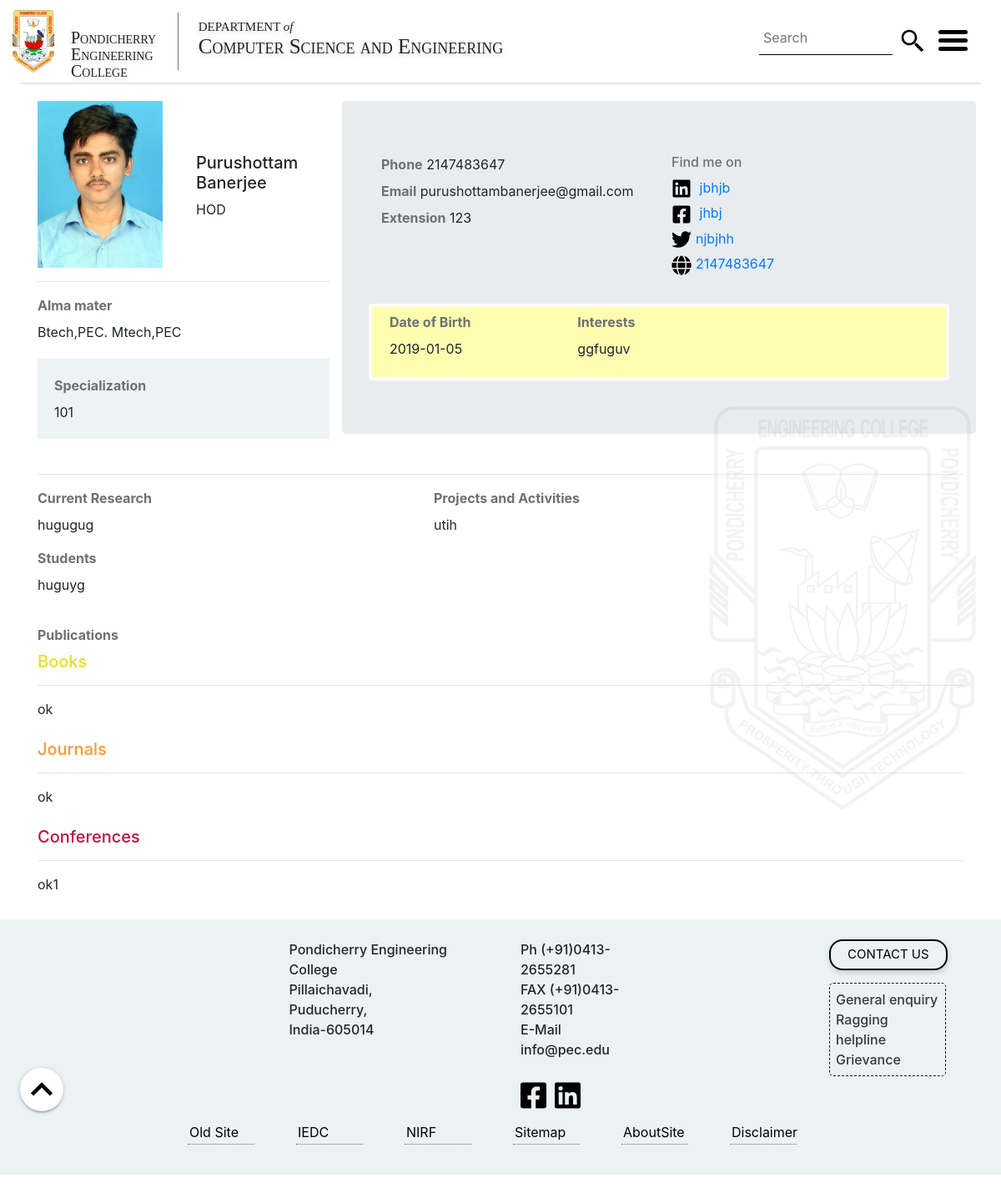
The app's page /cse/facultypage.php?email=purushottambanerjee@gmail.com with its own data.
### tables this page shows
CREATE TABLE `uploading` (
  `id` int(11) NOT NULL,
  `file_name` varchar(100) NOT NULL
);

CREATE TABLE `basic_faculty_info` (
  `id` int(11) NOT NULL,
  `name` varchar(100) NOT NULL,
  `post_tier` varchar(100) NOT NULL,
  `contact_official_email` varchar(50) NOT NULL,
  `extension` int(11) NOT NULL,
  `portfolio` varchar(50) NOT NULL,
  `qualification` varchar(4000) NOT NULL,
  `specialization` varchar(2000) NOT NULL,
  `department` varchar(50) NOT NULL,
  `phno` int(20) NOT NULL,
  `dob` date NOT NULL
);

CREATE TABLE `academic` (
  `f_id` int(11) NOT NULL,
  `alma` varchar(1000) NOT NULL,
  `interest` varchar(1000) NOT NULL,
  `research` varchar(1100) NOT NULL,
  `student` varchar(1100) NOT NULL,
  `projects` varchar(1100) NOT NULL
);

CREATE TABLE `social_links` (
  `f_id` int(11) NOT NULL,
  `website` varchar(500) NOT NULL,
  `linkedin` varchar(100) NOT NULL,
  `facebook` varchar(100) NOT NULL,
  `twitter` varchar(100) NOT NULL
);

CREATE TABLE `publication` (
  `f_id` int(11) NOT NULL,
  `books` varchar(2000) NOT NULL,
  `journals` varchar(2000) NOT NULL,
  `conference` varchar(2000) NOT NULL
);

### cse/facultypage.php (the view, shortened to what this page needs)
<!DOCTYPE html>
<html lang="en">
<head>
    <link rel="stylesheet" type="text/css" href="../css/new-material.css" class="styleload" media="all" disabled>
    <link rel="stylesheet" type="text/css" href="../css/bootstrap4.css" class="styleload" media="all" disabled>
    <link rel="stylesheet" type="text/css" href="../css/header.css" class="styleload" media="all" diabled>
    <link rel="stylesheet" type="text/css" href="../css/footer.css" class="styleload" media="all" disabed>
    <link rel="stylesheet" type="text/css" href="../css/menu.css" class="styleload" media="all" disabled>
</head>
<body>
    <floatbtn class="fixed-action-btn">
        <a class="btn-floating btn-large" style="background-color: #ffffff">
            <img src="../img/forward.svg" id="iconbtn" alt="nav">
        </a>
    </floatbtn>
    <header>
        <div class="container-dim container-fluid">
            <div class="row" id="row-top-margin">
                <a href="http://pec.edu" class="logo-container">
                    <img class="logo" src="../img/logo.png" alt="logo_image" width="100">
                </a>
                <div class="college_name">
                    <h4 class="college-name-text">Pondicherry</h4><br>
                    <h4 class="college-name-text">Engineering</h4><br>
                    <h4 class="college-name-text">College</h4>
                </div>
                <div class="dept-name" id="dept-name">
                    <h4 class="dept-of">DEPARTMENT <i>of</i></h4>
                    <h4 class="dept-name-text">Computer Science and Engineering</h4>
                </div>
                <div class="search-box" style="position: absolute;top:0px;right: 80px;padding-top: 0px;">
                    <form>
                        <input class="search-bar" id="focusChk" type="text" placeholder="Search" style="top: 50px;">
                        <img src="../img/search.svg" style="margin:33px 10px;" alt="search">
                    </form>
                </div>
                <a data-toggle="collapse" href="#collapseMenu" alt="menu">
                    <div class="container menu-icon" id="overlay" onclick="change()">
                        <div class="bar1"></div>
                        <div class="bar2"></div>
                        <div class="bar3"></div>
                    </div>
                </a>
            </div>
        </div>
        <hr style="margin: 0 2%;border-width: 2px;box-shadow: 0 3 6 #0003">
    </header>
    <main>
        <?php
require_once('./db_con.php');
$email=$_GET['email'];
$query="SELECT * FROM login where email='".$email."'";
$result=mysqli_query($db_con,$query);
if($result)
{
    $arr=mysqli_fetch_assoc($result);
    $name=$arr['username'];
    $email=$arr['email'];
   $id=$arr['id'];
$query="SELECT * FROM basic_faculty_info where id=".$id;
$result=mysqli_query($db_con,$query);
if($result)
{
       $arr=mysqli_fetch_assoc($result);
       $post_tier=$arr['post_tier'];
       $specilization=$arr['specialization'];
       $contact=$arr['phno'];
       $dob=$arr['dob'];
      $query="SELECT * FROM  academic where f_id=".$id;
       $result=mysqli_query($db_con,$query);
       $arr=mysqli_fetch_assoc($result);
       $alma=$arr['alma'];
       $interest=$arr['interest'];
       $research=$arr['research'];
       $student=$arr['student'];
       $project=$arr['projects'];
       $query="SELECT * FROM  social_links where f_id=".$id;
       $result=mysqli_query($db_con,$query);
       $arr=mysqli_fetch_assoc($result);
       $facebook=$arr['facebook'];
       $twitter=$arr['twitter'];
       $linkedin=$arr['linkedin'];
       $query="SELECT * FROM  publication where f_id=".$id;
       $result=mysqli_query($db_con,$query);
       $arr=mysqli_fetch_assoc($result);
       $books=$arr['books'];
       $conferences=$arr['conference'];
       $journals=$arr['journals'];
       $query="SELECT * FROM login where id=".$id;
       $result=mysqli_query($db_con,$query);
       $arr=mysqli_fetch_assoc($result);
       $name=$arr['username'];
       $email=$arr['email'];
       $query="SELECT * FROM uploading where id=".$id;
       $result=mysqli_query($db_con,$query);
       $arr=mysqli_fetch_assoc($result);
       $file_path=$arr['file_name'];
}
else {
    echo "error1";
}
   }
   else {
       echo "error2";
   }
?>
        <div class="container root-container" >
        <div class="row " style="margin-top:20px">
            <div class="col-sm-5 col-lg-4">
                <div class="row" style="min-width:120px;">
                    <div class="col-md-6 ">
                        <div class="thumbnail">
                            <div class=""><?php  echo "<img src='../cms/profilepic/". $file_path ."' style='resize: both; width:150px; height:200px; margin-right:5px' alt='error'>";?></div>
                        </div>
                    </div>
                    <div class="col-md-6 " style="margin-top:20px;display: flex; align-items: center;">
                        <div class="caption">
                            <h4 style="font-size: 20px;"><?php echo $name?></h4>
                            <p><?php echo $post_tier?></p>
                        </div>
                    </div>
                </div>
                <hr>
                <div class="row">
                    <div class="col">
                        <label class="label"> Alma mater </label><br>
                        <?php echo $alma?>
                    </div>
                </div>
                <div class="row_specialization" style="margin-top: 20px; margin-bottom: 20px">
                    <label class="label"> Specialization </label><br>
                    <?php echo $specilization?>
                </div>
            </div>
            <div class="col-sm-7 col-lg-8 testBorder1 jumbotron">
                <div class="container">
                    <div class="row ">
                        <div class="col-sm-6">
                             <label class="label"> Phone </label>  <?php echo $contact?> <br>
                             <label class="label"> Email </label>  <?php echo $email?><br>
                            <label class="label"> Extension </label>  123 <br>
                        </div>
                        <div class="col-sm-6" style="min-width: 240px;">
                            <h6 style="color: #707070;">Find me on</h6>
                            <ul style="margin: 5px 0px 5px 0px;">
                                <li><a href="<?php echo $linkedin?>"><img src="../img/linkedin-brands.svg" alt="linkedin-brands" height="24" width="24" style="margin-right: 5px"> <?php echo $linkedin?></a><br></li>
                                <li><a href="<?php echo $twitter?>"><img src="../img/facebook-square-brands.svg" alt="facebook-square-brands" height="24" width="24" style="margin-right: 5px"> <?php echo $twitter?></a><br></li>
                                <li><a href="<?php echo $facebook?>"><img src="../img/twitter-brands.svg" alt="twitter-brands" height="24" width="24" style="margin-right: 5px"><?php echo $facebook?> </a><br></li>
                                <li><a href="<?php echo $contact?>"><img src="../img/globe-solid.svg" alt="globe-solid" height="24" width="24" style="margin-right: 5px"><?php echo $contact?></a><br></li>
                            </ul>
                        </div>
                    </div>
                    <br>
                    <div class="row row_dob">
                            <div class="col-sm-4">
                                <p>
                                    <label class="label"> Date of Birth </label><br>
                                     <?php echo$dob?>
                                </p>
                            </div>
                            <div class="col-sm-8">
                                <p> <label class="label"> Interests</label><br>
                                <?php echo $interest?></p>
                            </div>
                    </div>
                </div>
            </div>
        </div>
        <hr>
        <div class="row">
            <div class="col-md-5 col-sm-4" >
                <div>
                    <p>
                        <label class="label"> Current Research</label><br>
                           <?php echo $research?>
                    </p>
                </div>
                <div>
                    <p>
                        <label class="label"> Students </label><br>
                            <?php echo $student?>
                        </p>
                </div>
            </div>
            <div class="col-md-7 col-sm-8" style="overflow:auto;">
                <div>
                    <label class="label"> Projects and Activities </label>
                    <br>
                    <?php echo$project?>
                    </div>
            </div>
        </div>
        <div class="row">
            <div class="container" style="margin: 20px 0px 30px 0px">
                <label class="label"> Publications </label>
                <article>
                    <h3 style="color: #ebdd22;">Books</h3>
                    <hr>
                    <?php echo $books?><br>
                </article>
                <br>
                <article>
                    <h3 style="color: #fa983a;">Journals</h3>
                    <hr>
                    <?php echo $journals?><br>
                </article>
                <br>
                <article>
                    <h3 style="color: #b71540;">Conferences</h3>
                    <hr>
                    <?php echo $conferences?><br>
                </article>
            </div>
        </div>
    </div>
    </main>
    <footer>
        <div class="foot">
            <div class="footer">
                <div class="container-fluid">
                    <div class="row row-footer-1">
                        <div class="col-sm-7 col-md-4 col-lg-3 col-xl-3 col-footer-1">
                            <div class="google-maps">
                                <iframe title="Google Map" src="https://maps.google.com/maps?q=pondicherry%20engineering%20college&t=&z=13&ie=UTF8&iwloc=&output=embed" width="400" height="280" frameborder="0" style="border:0"></iframe>
                            </div>
                        </div>
                        <div class="col-sm-5 col-md-3 col-lg-3 col-xl-3 col-footer-1">
                            <p class="pp">Pondicherry Engineering College </p>
                            <p class="pp">Pillaichavadi,</p>
                            <p class="pp">Puducherry,</p>
                            <p class="pp">India-605014</p>
                        </div>
                        <div class="col-sm-6 col-md-3 col-lg-3 col-xl-2 col-footer-1">
                            <p class="pp">Ph (+91)0413-2655281</p>
                            <p class="pp">FAX (+91)0413-2655101 </p>
                            <p class="pp">E-Mail info@pec.edu</p>
                            <div class="social_icon">
                                <a href="https://www.facebook.com/PEC.Pondicherry" target="_blank" rel="noreferrer">
                                    <img src="../img/facebook-square-brands.svg" href=" " class="icons" height="36" width="36" alt="Facebook"></a>
                                <a href="https://www.linkedin.com/school/pondicherry-engineering-college/" target="_blank" rel="noreferrer">
                                    <img src="../img/linkedin-brands.svg" class="icons" height="36" width="36" alt="LinkedIn"></a>
                            </div>
                        </div>
                        <div class="col-md-3 hidden-sm-md col-lg-1 col-xl-2 col-footer-1"></div>
                        <div class="col-sm-6 col-md-2 col-lg-2 col-xl-2 col-footer-1 padding_remove">
                            <button class="contact" onclick="window.location.href='../contact-us/'">CONTACT&nbsp;US</button>
                            <div class="dotted_bordered">
                                <p class="pp">General enquiry</p>
                                <p class="pp">Ragging helpline</p>
                                <p class="pp">Grievance</p>
                            </div>
                        </div>
                    </div>
                    <div class="footer-2">
                        <div class="container-fluid tb1">
                            <div class="nested-footer-2 tb2">
                                <div class="row row-footer-2">
                                    <div class="col-4 col-sm-4 col-md-2 text-center col-footer-2">
                                        <a href="http://pec.edu" target="blank">
                                            <p class="link-footer-2">Old&nbsp;Site</p>
                                        </a>
                                    </div>
                                    <div class="col-4 col-sm-4 col-md-2 text-center col-footer-2">
                                        <a href="http://cms.pec.edu/test/cells/iedc">
                                            <p class="link-footer-2">IEDC</p>
                                        </a>
                                    </div>
                                    <div class="col-4 col-sm-4 col-md-2 text-center col-footer-2">
                                        <a href="https://www.nirfindia.org/2019/EngineeringRanking.html">
                                            <p class="link-footer-2">NIRF</p>
                                        </a>
                                    </div>
                                    <div class="col-4 col-sm-4 col-md-2 text-center col-footer-2">
                                        <a href="http://cms.pec.edu/test/sitemap">
                                            <p class="link-footer-2">Sitemap</p>
                                        </a>
                                    </div>
                                    <div class="col-4 col-sm-4 col-md-2 text-center col-footer-2">
                                        <a href="http://cms.pec.edu/test/about-page">
                                            <p class="link-footer-2">AboutSite</p>
                                        </a>
                                    </div>
                                    <div class="col-4 col-sm-4 col-md-2 text-center col-footer-2">
                                        <a href="http://cms.pec.edu/test/disclaimer">
                                            <p class="link-footer-2">Disclaimer</p>
                                        </a>
                                    </div>
                                </div>
                            </div>
                        </div>
                    </div>
                </div>
            </div>
        </div>
    </footer>
</body>
</html>

### records on screen
uploading: file_name (picture)
basic_faculty_info: post_tier "HOD", specialization "101", phno "2147483647", dob "2019-01-05"
academic: alma "Btech,PEC. Mtech,PEC", interest "ggfuguv", research "hugugug", student "huguyg", projects "utih"
social_links: linkedin "jbhjb", twitter "jhbj", facebook "njbjhh"
publication: books "ok", journals "ok", conference "ok1"

### other values on screen
$name "Purushottam Banerjee"
$email "purushottambanerjee@gmail.com"
